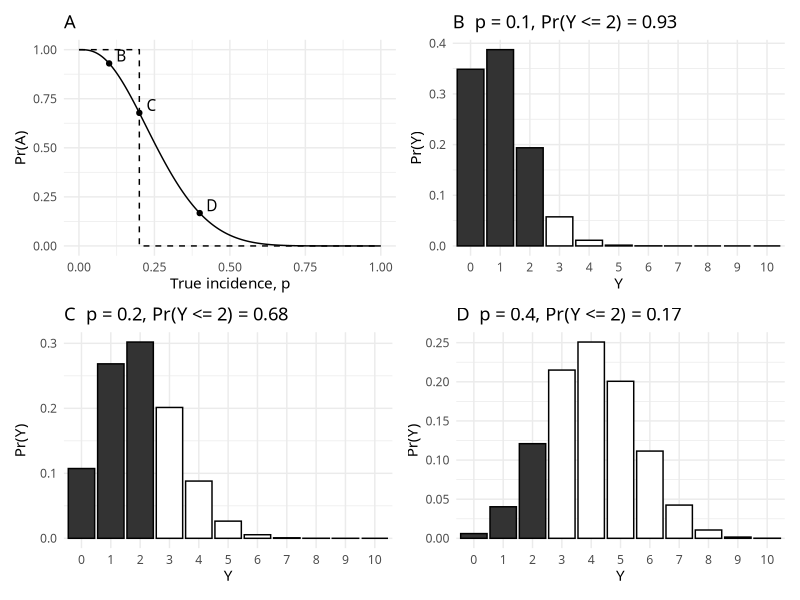
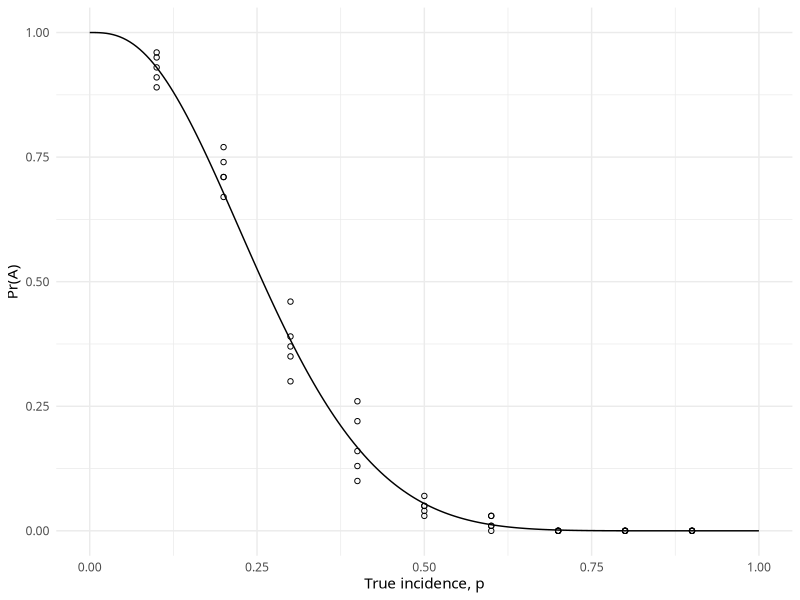
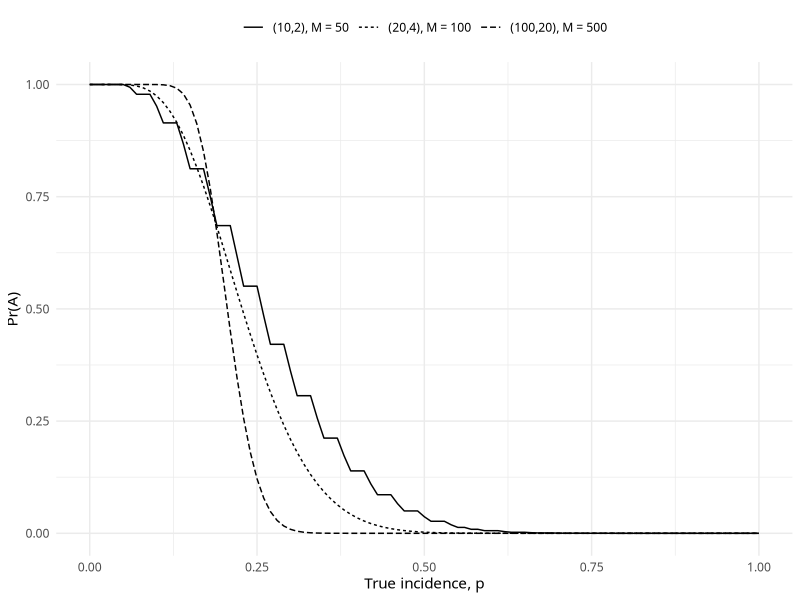
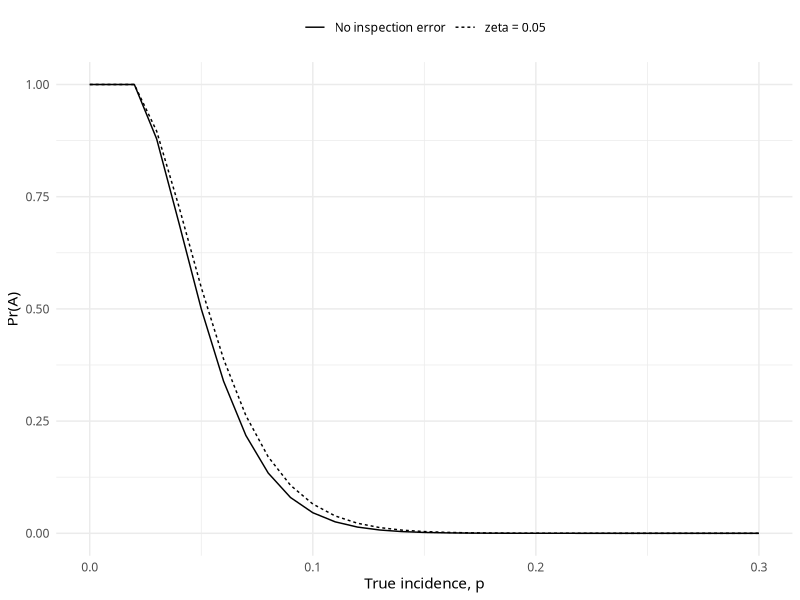

Reproduce these figures in R, in order.
## ---- chunk 1
#| label: dm-setup
#| include: false
library(tidyverse)
## ---- chunk 2
#| label: fig-dm-oc-binom
#| fig-cap: "Derivation of an operating characteristic (OC) curve for a (10,2) sampling plan based on the binomial distribution. (A) The OC curve: probability of acceptance Pr(A) = Pr(Y <= 2) against true incidence p; the dashed step is the ideal OC curve for p_CRIT = 0.2; points B, C, D mark p = 0.1, 0.2 and 0.4. (B)-(D) Binomial distributions with N = 10 and p = 0.1, 0.2 and 0.4; black bars are Y <= 2, whose total probability gives Pr(A)."
#| fig-width: 7
#| fig-height: 5
#| column: body-outset
library(patchwork)
oc_df <- tibble(p = seq(0, 1, by = 0.005)) |> mutate(PrA = pbinom(2, 10, p))
pts <- tibble(p = c(0.1, 0.2, 0.4), lab = c("B", "C", "D")) |> mutate(PrA = pbinom(2, 10, p))
pA <- ggplot(oc_df, aes(p, PrA)) +
  geom_step(data = tibble(p = c(0, 0.2, 0.2, 1), PrA = c(1, 1, 0, 0)), linetype = "dashed") +
  geom_line() + geom_point(data = pts) +
  geom_text(data = pts, aes(label = lab), nudge_x = 0.04, nudge_y = 0.04, family = "Google Sans") +
  labs(title = "A", x = "True incidence, p", y = "Pr(A)") +
  theme_minimal(base_family = "Google Sans")
pmf_panel <- function(pp, ttl) {
  tibble(Y = 0:10, pr = dbinom(0:10, 10, pp), acc = Y <= 2) |>
    ggplot(aes(factor(Y), pr, fill = acc)) + geom_col(colour = "black", show.legend = FALSE) +
    scale_fill_manual(values = c(`TRUE` = "grey20", `FALSE` = "white")) +
    labs(title = sprintf("%s  p = %.1f, Pr(Y <= 2) = %.2f", ttl, pp, pbinom(2, 10, pp)),
         x = "Y", y = "Pr(Y)") +
    theme_minimal(base_family = "Google Sans")
}
(pA | pmf_panel(0.1, "B")) / (pmf_panel(0.2, "C") | pmf_panel(0.4, "D"))
## ---- chunk 3
#| label: fig-dm-oc-sim
#| fig-cap: "Simulation of a (10,2) sampling plan. For each true incidence p = 0.1, 0.2, ..., 0.9, 100 samples of 10 plants (binary outcomes) were drawn and the proportion of samples with two or fewer diseased plants calculated as an estimate of Pr(A); this was repeated five times (points). The line is the OC curve calculated from the binomial distribution."
#| fig-width: 5
#| fig-height: 3.4
set.seed(1102)
sim_oc <- expand_grid(p = seq(0.1, 0.9, by = 0.1), rep = 1:5) |>
  mutate(PrA = map_dbl(p, \(pp) mean(rbinom(100, 10, pp) <= 2)))
ggplot(oc_df, aes(p, PrA)) +
  geom_line() +
  geom_point(data = sim_oc, shape = 1) +
  labs(x = "True incidence, p", y = "Pr(A)") +
  theme_minimal(base_family = "Google Sans")
## ---- chunk 4
#| label: fig-dm-oc-hyper
#| fig-cap: "OC curves for three hypergeometric sampling plans with C/N = p_CRIT = 0.2: (10,2) with population size M = 50; (20,4) with M = 100; (100,20) with M = 500."
#| fig-width: 5
#| fig-height: 3.4
oc_hyper <- function(N, C, M, p) phyper(C, round(M * p), M - round(M * p), N)
expand_grid(plan = c("(10,2), M = 50", "(20,4), M = 100", "(100,20), M = 500"),
            p = seq(0, 1, by = 0.01)) |>
  mutate(N = c(10, 20, 100)[match(plan, unique(plan))],
         C = c(2, 4, 20)[match(plan, unique(plan))],
         M = c(50, 100, 500)[match(plan, unique(plan))],
         PrA = pmap_dbl(list(N, C, M, p), oc_hyper),
         plan = factor(plan, levels = unique(plan))) |>
  ggplot(aes(p, PrA, linetype = plan)) +
  geom_line() +
  labs(x = "True incidence, p", y = "Pr(A)", linetype = NULL) +
  theme_minimal(base_family = "Google Sans") +
  theme(legend.position = "top")
## ---- chunk 5
#| label: fig-dm-oc-faulty
#| fig-cap: "OC curves for two (50,2) sampling plans with M = 100: hypergeometric distribution with no inspection errors (solid), and a faulty-inspection distribution in which a proportion zeta = 0.05 of diseased individuals is recorded as healthy (dashed)."
#| fig-width: 5
#| fig-height: 3.4
oc_faulty <- function(N, C, M, p, zeta) {
  X <- round(M * p)
  y <- 0:min(N, X)
  py <- dhyper(y, X, M - X, N)
  pz <- map_dbl(0:N, \(z) sum(py * dbinom(z, y, 1 - zeta)))
  sum(pz[seq_len(C + 1)])
}
tibble(p = seq(0, 0.3, by = 0.01)) |>
  mutate(`No inspection error` = map_dbl(p, \(pp) oc_faulty(50, 2, 100, pp, 0)),
         `zeta = 0.05` = map_dbl(p, \(pp) oc_faulty(50, 2, 100, pp, 0.05))) |>
  pivot_longer(-p, names_to = "model", values_to = "PrA") |>
  ggplot(aes(p, PrA, linetype = model)) +
  geom_line() +
  labs(x = "True incidence, p", y = "Pr(A)", linetype = NULL) +
  theme_minimal(base_family = "Google Sans") +
  theme(legend.position = "top")
